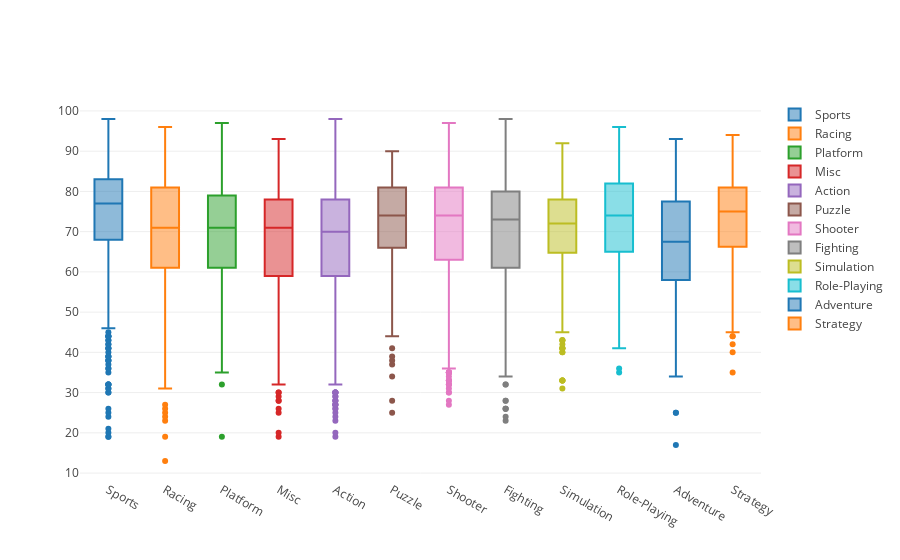

Notebook code for this chart:
### Code cell
# создаем Box trace для каждого жанра из наших данных
data = []
for genre in df.Genre.unique():
    data.append(
        go.Box(y=df[df.Genre==genre].Critic_Score, name=genre)
    )

# визуализируем данные
iplot(data, show_link = False)

### Figure 1 — Plotly figure (JSON) as saved in the notebook; plotly's stock layout.template omitted (floating-point values rounded to 4 significant figures; data arrays with more than 128 entries replaced by an {"elided": "..."} marker saying what was removed)
{"data": [{"name": "Sports", "type": "box", "uid": "58152adc-3f52-4936-ad02-23c74beb39c8", "y": {"elided": "943 int values"}}, {"name": "Racing", "type": "box", "uid": "58ed10f7-ac8c-477e-8365-6066f5adc059", "y": {"elided": "581 int values"}}, {"name": "Platform", "type": "box", "uid": "6626f21d-1612-42cc-aa9f-ae8fbb56f3af", "y": {"elided": "403 int values"}}, {"name": "Misc", "type": "box", "uid": "c391a010-c9cb-4a0f-8797-9b27f7f4dd3b", "y": {"elided": "384 int values"}}, {"name": "Action", "type": "box", "uid": "34af17a4-ab8c-4dd8-8dfe-c21b0854317c", "y": {"elided": "1630 int values"}}, {"name": "Puzzle", "type": "box", "uid": "4e98c178-ba37-45b9-a4ea-4f5fdddff6d9", "y": [77, 85, 84, 86, 79, 83, 79, 83, 79, 84, 44, 71, 87, 81, 87, 63, 60, 85, 81, 76, 81, 76, 79, 81, 58, 86, 82, 72, 66, 72, 75, 67, 86, 83, 83, 72, 86, 79, 74, 74, 82, 86, 73, 49, 71, 75, 71, 73, 88, 47, 63, 74, 74, 73, 77, 75, 75, 39, 70, 83, 68, 64, 69, 41, 60, 78, 79, 69, 84, 74, 55, 75, 64, 71, 68, 25, 28, 72, 71, 79, 67, 82, 70, 77, 82, 45, 56, 59, 83, 78, 73, 58, 70, 61, 74, 72, 78, 69, 75, 74, 38, 34, 74, 50, 37, 90, 55, 62, 88, 45, 67, 62, 70, 84, 76, 75, 70, 64]}, {"name": "Shooter", "type": "box", "uid": "5775f301-8c49-41d8-9a90-6fb3342ed816", "y": {"elided": "864 int values"}}, {"name": "Fighting", "type": "box", "uid": "6ff8655b-05f0-447a-ad6b-c3738b6d700b", "y": {"elided": "378 int values"}}, {"name": "Simulation", "type": "box", "uid": "e3146718-0543-4d31-96aa-49d48586f828", "y": {"elided": "297 int values"}}, {"name": "Role-Playing", "type": "box", "uid": "5ae4576f-8dc3-4045-9bf6-9063a9733d11", "y": {"elided": "712 int values"}}, {"name": "Adventure", "type": "box", "uid": "0611bba4-3090-484b-a782-d1bea713e01c", "y": {"elided": "248 int values"}}, {"name": "Strategy", "type": "box", "uid": "26af4597-bfd0-4c83-b9d1-230c71aedbc6", "y": {"elided": "267 int values"}}], "layout": {}}
